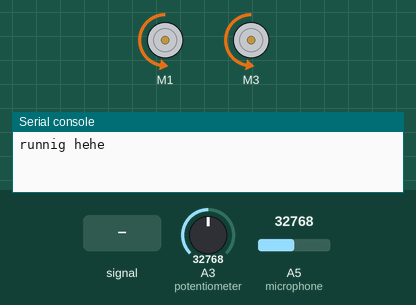
The program below on a simulated CircuitPython board. Parts: 2 × DC motor (green arrow = forward, orange = backward, longer = faster), the last lines printed to the serial console. The test bench sets the inputs (shaded band); at power-on: A3 (potentiometer) = 32768, A5 (microphone) = 32768 (analog values on the 0–65535 scale).

Above: at 1.2 s.
1.3 s: A5 (microphone) fed a 200 Hz sine of ±16383 counts around its level
At 2.5 s:
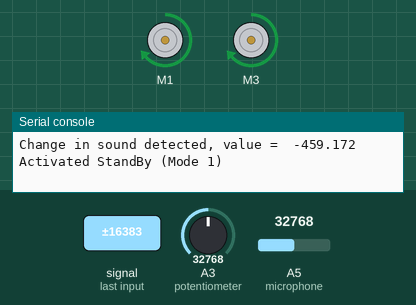
Timing chart, 0 to 4.3 s (numbered marks = the images above; inputs shaded):
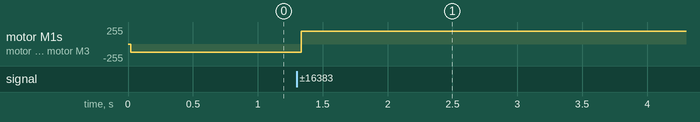

Measured:
- after the input at 1.3 s, motor M1, motor M3: backward 127/255 → forward 191/255 at once

The program:

motorsound.py
```python
# Write your code here :-)
from adafruit_motorkit import MotorKit
import time
import board
import analogio
from adafruit_simplemath import map_range


kit = MotorKit(i2c=board.I2C())
# Initialize analog input connected to photocell.
photocell = analogio.AnalogIn(board.A1)

# Make a function to convert from analog value to voltage.
def analog_voltage(adc):
    return adc.value / 65535 * adc.reference_voltage

ambientLight = []
oldVal = None
newVal = None
intDiff = 0
mode = 0


# Initialize analog input connected to photocell.
microphone = analogio.AnalogIn(board.A5)

# Initialize potentiometer connected to A1, power & ground
potentiometer = analogio.AnalogIn(board.A3)

# Function to convert the potentiometer values to volts
def get_voltage(pin):
    return (pin.value * 3.3) / 65536

# set the min and max threshold values of the microphone
potentiomter_threshold_min = 250.0
potentiomter_threshold_max = 550.0

# initilialize variables to store the values in the while loop for comparison
oldSoundVal = 0
newSoundVal = 0
    # threshold = 450.0 - # this will be replaced by the potentiometer reading as the threshold

# 0 for default checking the values, once there is a difference, go to mode 1
# mode 1 - waits for sometime for the arthropod to perform the action and then go ahead for checking again
soundMode = 0
sleepTime = 5.0  # for mode 1 - seconds to wait for

# to keep track of the intDiff 's initated, and skip the first value - printing first value not reqd.
count = 0


print("runnig hehe")


# Main loop reads value and voltage every second and prints them out.
while True:


    # --
    # microphone
    # convert to arduino 10-bit [1024] fromhere 16-bit [65536]
    sample = microphone.value / 64

    # equate the sample to newVal to compare in further iterations
    newSoundVal = sample

    if oldSoundVal is not None:
        intDiff = newSoundVal - oldSoundVal

    # equating this for the next iteration
    oldSoundVal = newSoundVal

    # --
    # potentiometer
    voltage = get_voltage(potentiometer)      # store the potentiometer voltage

    mapped_thresholdValue = int(map_range(voltage, 0,3.1, potentiomter_threshold_min, potentiomter_threshold_max))
    #print(mapped_thresholdValue)

    # check for the difference and print
    # (count!=0) - ignores the 1st change in sound since it is not predictable.
    # we check for both + and - since sound travels in a wave form (visualize the graph)
    if (count!=0) and intDiff > mapped_thresholdValue or intDiff < (-mapped_thresholdValue):
        print('\nThreshold currently set at:',mapped_thresholdValue)
        print("Change in sound detected, value = ", intDiff)
        print('Activated StandBy (Mode 1)\n')
        kit.motor1.throttle = 0.75
        kit.motor3.throttle = 0.75
        #time.sleep(5.0)
        time.sleep(sleepTime)
        soundMode = 1;
        print('Deactivated StandBy, checking for changes in sound...')
    else:
        kit.motor1.throttle = -0.5
        kit.motor3.throttle = -0.5
        #time.sleep(2)

    # this is to ensure the program continues after skipping the first intDiff value.
    if (count == 0):
        count+=1;
    # Read the light intensity and the voltage.
    #newVal = photocell.value
    #volts = analog_voltage(photocell)
    # Print the values:
    #print('Photocell value: {0} voltage: {1}V'.format(newVal, volts))

    # Calculate the difference in intensity
    #if oldVal is not None:
    #    intDiff = newVal - oldVal
    #    print(intDiff)

    # Update the latested measured value
    #oldVal = newVal

    # Continue if the difference is smaller than 3000
    #if abs(intDiff) <3000:
    #    print(mode)
    #    kit.motor1.throttle = -0.50
    #    kit.motor3.throttle = -0.50
    #    time.sleep(2.0)


    # If the difference is larger than 3000
    # Change mode, wait for 10 seconds, mode changes back to initial
    #else:
    #    mode = 1
    #    print(mode)
    #    kit.motor1.throttle = 0.75
    #    kit.motor3.throttle = 0.75
    #    time.sleep(5.0)
    #    mode = 0


# Main loop reads value and voltage at every specific interval and prints it out.


#while True:
    #kit.motor1.throttle = -0.50
    #kit.motor3.throttle = -0.50
    #time.sleep(0.5)
    #kit.motor1.throttle = 0

    #time.sleep(0.5)
    #kit.motor3.throttle = 0
```
